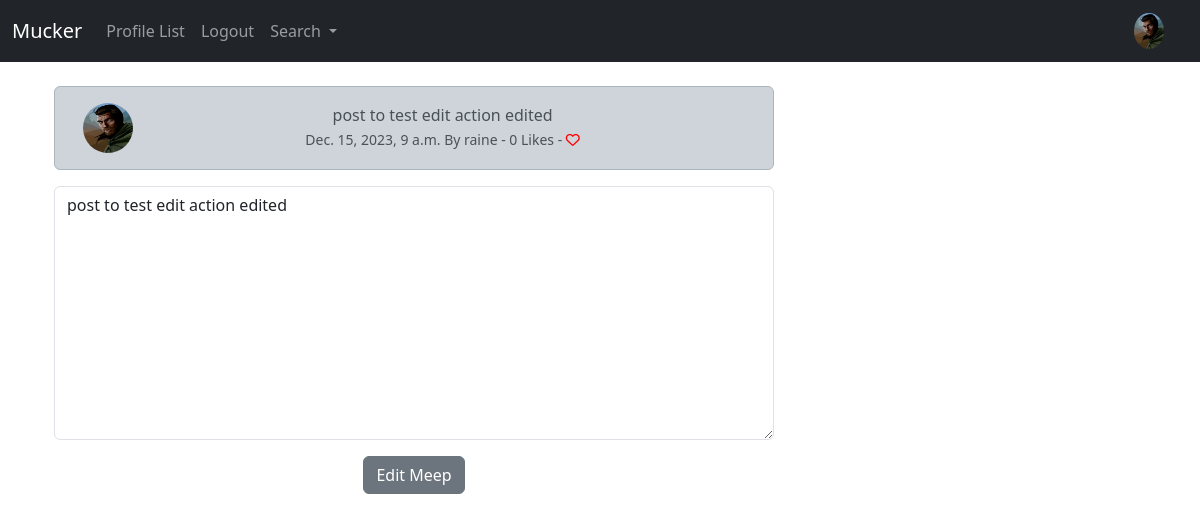
Before: /edit_meep/7 (signed in) with the older database file.
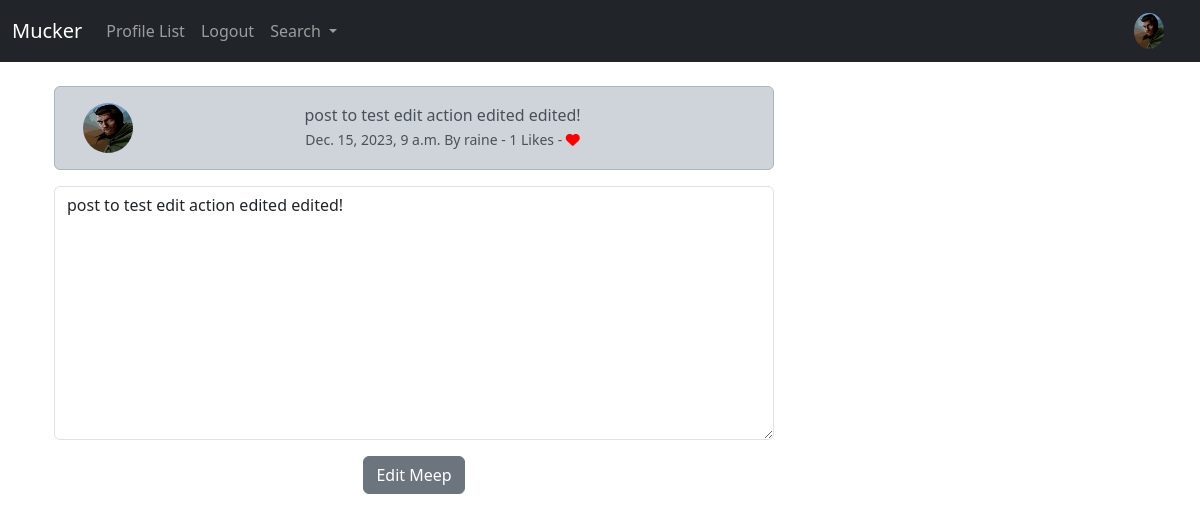
After: the same page with the newer database file.
### musker/models.py (models this page shows, shortened)
class Meep(models.Model):
	user = models.ForeignKey(
		User, related_name = "meeps",
		on_delete = models.DO_NOTHING
		)
	body = models.CharField(max_length = 200)
	created_at = models.DateTimeField(auto_now_add = True)
	likes = models.ManyToManyField(User, related_name="meep_like",  blank=True)
	def number_of_likes(self):
		return self.likes.count()

class Profile(models.Model):
	user = models.OneToOneField(User, on_delete=models.CASCADE)
	follows = models.ManyToManyField("self",
		related_name = "followed_by",
		symmetrical = False,
		blank = True)
	date_modifed = models.DateTimeField(User, auto_now = True)
	profile_image = models.ImageField(null=True, blank=True, upload_to="images/")
	profile_bio = models.CharField(null = True, blank=True, max_length=500)
	homepage_link = models.CharField(null = True, blank=True, max_length=100)
	facebook_link = models.CharField(null = True, blank=True, max_length=100)
	instagram_link = models.CharField(null = True, blank=True, max_length=100)
	linkedin_link = models.CharField(null = True, blank=True, max_length=100)

### musker/views.py (the view)
# urls.py: path('edit_meep/<int:pk>', views.edit_meep, name="edit_meep"),
def edit_meep(request,pk):
	if request.user.is_authenticated:
		meep = get_object_or_404(Meep,id=pk)
		if request.user.username == meep.user.username:
			form = MeepForm(request.POST or None, instance=meep)
			if request.method == "POST":
				if form.is_valid():
					meep = form.save(commit = False)
					meep.user = request.user
					meep.save()
					messages.success(request,("Your meep has been updated."))
					return redirect('home')
			else:
				return render(request,"edit_meep.html",{'form':form,'meep':meep})
		else:
			messages.success(request,("You don't own that meep."))
			return redirect('home')
	else:
		messages.success(request,("Please login to continue..."))
		return redirect('home')

### musker/forms.py
class MeepForm(forms.ModelForm):
	body = forms.CharField(required = True,
		widget = forms.widgets.Textarea(
			attrs = {
			"placeholder": "Enter Your Musker Meep!",
			"class": "form-control",
			}
			),
		label = ""
		)
	class Meta:
		model = Meep
		exclude = ("user","likes",)

### musker/templates/edit_meep.html (shortened to what this page needs)
{% extends 'base.html' %}
{% load static %}
{% block content%}
	<div class="container text-center">
			<div class="row">
				<div class="col-8">
					<div class="alert alert-dark" role="alert">
						<div class="container">
							<div class="row">
								<div class="col-1">
									 {% if meep.user.profile.profile_image %}
							    		<img src="{{ meep.user.profile.profile_image.url }}" width="50"
							    		height="50" class="rounded-circle" alt="{{ profile.user.username }}">
							    	{% else %}
							      	<img src="{% static 'images/pp.jpg' %}" width="50"
							    		height="50" class="rounded-circle" alt="Profile Image">
							      {% endif %}
								</div>
								<div class="col-11">
									{{meep.body}}<br/>
						  		<small class="text-muted">
						  			{{meep.created_at}} By {{meep.user.username}}
						  			- {{ meep.number_of_likes }} Likes -
						  			{% if user in meep.likes.all %}
						  				<a href="{% url 'meep_like' meep.id %}">
						  					<i class="fa fa-heart" style="color:red"></i>
						  				</a>
						  			{% else %}
						  				<a href="{% url 'meep_like' meep.id %}">
						  					<i class="fa fa-heart-o" style="color:red"></i>
						  				</a>
						  			{% endif %}
						  		</small>
								</div>
							</div>
						</div>
					</div>
					{% if form %}
						<form method="POST">
								{{ form.as_p}}
							<button type="submit" class="btn btn-secondary">Edit Meep</button>
						</form>
					{% endif %}
				</div>
{% endblock %}

Changed rows visible on the page:
changed Meep "raine": body "post to test edit action edited" → "post to test edit action edited edited!"; number_of_likes "0" → "1"
